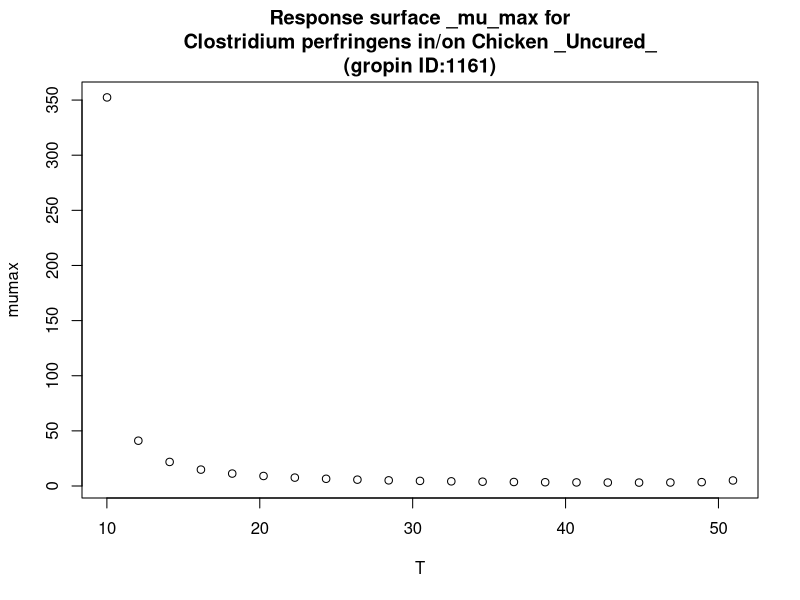

Recreate this plot in R.
#############################
# start of Parameter script
#############################
T <- seq(10.01,50.949050949051,length.out=21)
#############################
# end of Parameter script
#############################
############################# 
# start of Model script Gropin ID 1161 
#############################
 
# constant coefficients for this model
 
variables <- data.frame(T)
argumentsPar <- unique.data.frame(expand.grid(variables))
 
# heart of the model
response_surface <- function(T) {
   mumax <-((sqrt(0.048^2)*sqrt((T-9.74)^2)*sqrt((sqrt(1-exp(0.208*(T-52.1))))^2))^(-1))*log(1+(1/0.0105))

	return(mumax=mumax)
} 

# output parameters
responseSurface <- cbind(argumentsPar,response_surface(argumentsPar['T']))
colnames(responseSurface) <- c(colnames(argumentsPar),'mumax')
#############################
# End of Model script
#############################
############################# 
# start of Visualisation script Gropin ID 1161 
#############################
titleText <-'Response surface _mu_max for
Clostridium perfringens in/on Chicken _Uncured_
(gropin ID:1161)'
plot(T,responseSurface$'mumax',xlab='T',
                          ylab='mumax',main=titleText)
#############################
# End of Visualisation script
#############################
